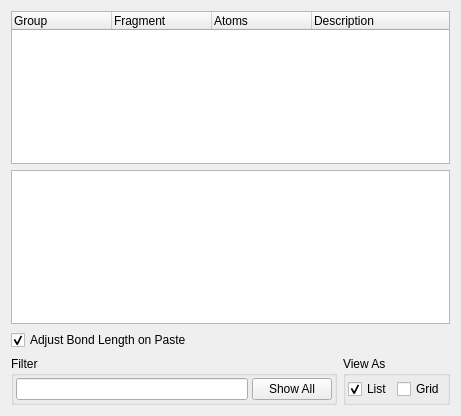
<ui version="4.0">
 <class>FragmentDialog</class>
 <widget class="QDialog" name="FragmentDialog">
  <property name="geometry">
   <rect>
    <x>0</x>
    <y>0</y>
    <width>461</width>
    <height>416</height>
   </rect>
  </property>
  <property name="windowTitle">
   <string>Fragment LIbrary</string>
  </property>
  <property name="windowIcon">
   <iconset resource="icons.qrc">
    <normaloff>:/stackicons/icons/stack_fragment.svg</normaloff>:/stackicons/icons/stack_fragment.svg</iconset>
  </property>
  <layout class="QVBoxLayout" name="verticalLayout">
   <item>
    <widget class="QTreeWidget" name="FragmentTree">
     <property name="sizePolicy">
      <sizepolicy hsizetype="Expanding" vsizetype="Expanding">
       <horstretch>0</horstretch>
       <verstretch>0</verstretch>
      </sizepolicy>
     </property>
     <property name="editTriggers">
      <set>QAbstractItemView::DoubleClicked</set>
     </property>
     <property name="selectionMode">
      <enum>QAbstractItemView::SingleSelection</enum>
     </property>
     <property name="iconSize">
      <size>
       <width>75</width>
       <height>75</height>
      </size>
     </property>
     <column>
      <property name="text">
       <string>Group</string>
      </property>
     </column>
     <column>
      <property name="text">
       <string>Fragment</string>
      </property>
     </column>
     <column>
      <property name="text">
       <string>Atoms</string>
      </property>
     </column>
     <column>
      <property name="text">
       <string>Description</string>
      </property>
     </column>
    </widget>
   </item>
   <item>
    <widget class="QTableWidget" name="FragmentTable">
     <property name="editTriggers">
      <set>QAbstractItemView::NoEditTriggers</set>
     </property>
     <property name="selectionMode">
      <enum>QAbstractItemView::SingleSelection</enum>
     </property>
     <property name="iconSize">
      <size>
       <width>75</width>
       <height>75</height>
      </size>
     </property>
    </widget>
   </item>
   <item>
    <widget class="QCheckBox" name="AdjustBondLengthCheck">
     <property name="toolTip">
      <string>If selected, the position of the anchored model will be adjusted to reflect the single bond length of the two newy-bound atoms</string>
     </property>
     <property name="text">
      <string>Adjust Bond Length on Paste</string>
     </property>
     <property name="checked">
      <bool>true</bool>
     </property>
    </widget>
   </item>
   <item>
    <layout class="QHBoxLayout" name="horizontalLayout_2">
     <item>
      <widget class="QGroupBox" name="FilterGroup">
       <property name="sizePolicy">
        <sizepolicy hsizetype="Preferred" vsizetype="Minimum">
         <horstretch>0</horstretch>
         <verstretch>0</verstretch>
        </sizepolicy>
       </property>
       <property name="title">
        <string>Filter</string>
       </property>
       <layout class="QHBoxLayout">
        <property name="spacing">
         <number>4</number>
        </property>
        <property name="margin">
         <number>2</number>
        </property>
        <item>
         <widget class="QLineEdit" name="FragmentFilterEdit"/>
        </item>
        <item>
         <widget class="QPushButton" name="FragmentShowAllButton">
          <property name="text">
           <string>Show All</string>
          </property>
          <property name="autoDefault">
           <bool>false</bool>
          </property>
         </widget>
        </item>
       </layout>
      </widget>
     </item>
     <item>
      <widget class="QGroupBox" name="ViewAsGroup">
       <property name="title">
        <string>View As</string>
       </property>
       <layout class="QHBoxLayout" name="horizontalLayout">
        <property name="spacing">
         <number>4</number>
        </property>
        <property name="margin">
         <number>2</number>
        </property>
        <item>
         <widget class="QCheckBox" name="ViewAsListCheck">
          <property name="text">
           <string>List</string>
          </property>
          <property name="checked">
           <bool>true</bool>
          </property>
          <property name="autoExclusive">
           <bool>true</bool>
          </property>
         </widget>
        </item>
        <item>
         <widget class="QCheckBox" name="ViewAsGridCheck">
          <property name="text">
           <string>Grid</string>
          </property>
          <property name="checked">
           <bool>false</bool>
          </property>
          <property name="autoExclusive">
           <bool>true</bool>
          </property>
         </widget>
        </item>
       </layout>
      </widget>
     </item>
    </layout>
   </item>
  </layout>
 </widget>
 <resources>
  <include location="icons.qrc"/>
 </resources>
 <connections/>
</ui>
